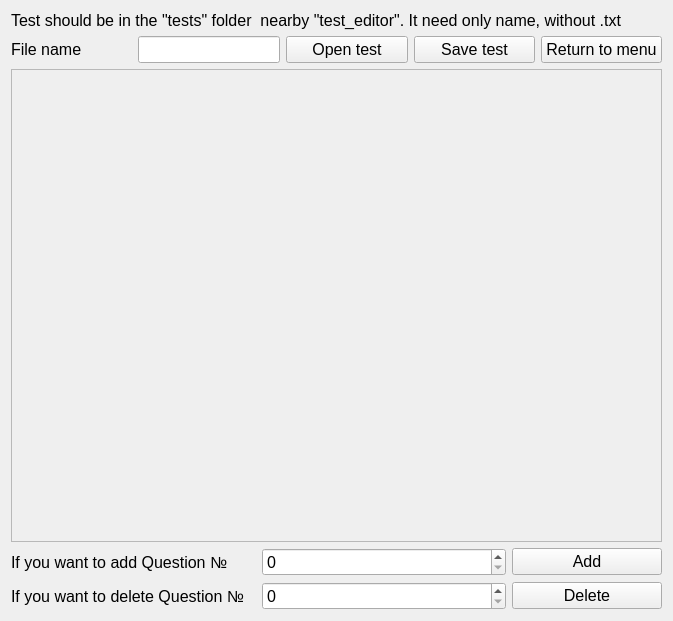
<?xml version="1.0" encoding="UTF-8"?>
<ui version="4.0">
 <class>change_test</class>
 <widget class="QWidget" name="change_test">
  <property name="geometry">
   <rect>
    <x>0</x>
    <y>0</y>
    <width>673</width>
    <height>621</height>
   </rect>
  </property>
  <property name="windowTitle">
   <string>Form</string>
  </property>
  <layout class="QGridLayout" name="gridLayout">
   <item row="0" column="0">
    <widget class="QLabel" name="label_2">
     <property name="font">
      <font>
       <pointsize>12</pointsize>
      </font>
     </property>
     <property name="text">
      <string>Test should be in the &quot;tests&quot; folder  nearby &quot;test_editor&quot;. It need only name, without .txt</string>
     </property>
    </widget>
   </item>
   <item row="1" column="0">
    <layout class="QHBoxLayout" name="horizontalLayout">
     <item>
      <widget class="QLabel" name="label">
       <property name="font">
        <font>
         <pointsize>12</pointsize>
        </font>
       </property>
       <property name="text">
        <string>File name</string>
       </property>
      </widget>
     </item>
     <item>
      <widget class="QLineEdit" name="Title_Edit">
       <property name="sizePolicy">
        <sizepolicy hsizetype="Preferred" vsizetype="Preferred">
         <horstretch>0</horstretch>
         <verstretch>0</verstretch>
        </sizepolicy>
       </property>
       <property name="font">
        <font>
         <pointsize>12</pointsize>
        </font>
       </property>
      </widget>
     </item>
     <item>
      <widget class="QPushButton" name="open_Button">
       <property name="sizePolicy">
        <sizepolicy hsizetype="Preferred" vsizetype="Preferred">
         <horstretch>0</horstretch>
         <verstretch>0</verstretch>
        </sizepolicy>
       </property>
       <property name="font">
        <font>
         <pointsize>12</pointsize>
        </font>
       </property>
       <property name="text">
        <string>Open test</string>
       </property>
      </widget>
     </item>
     <item>
      <widget class="QPushButton" name="save_Button">
       <property name="sizePolicy">
        <sizepolicy hsizetype="Preferred" vsizetype="Preferred">
         <horstretch>0</horstretch>
         <verstretch>0</verstretch>
        </sizepolicy>
       </property>
       <property name="font">
        <font>
         <pointsize>12</pointsize>
        </font>
       </property>
       <property name="text">
        <string>Save test</string>
       </property>
      </widget>
     </item>
     <item>
      <widget class="QPushButton" name="return_menu_Button">
       <property name="sizePolicy">
        <sizepolicy hsizetype="Preferred" vsizetype="Preferred">
         <horstretch>0</horstretch>
         <verstretch>0</verstretch>
        </sizepolicy>
       </property>
       <property name="font">
        <font>
         <pointsize>12</pointsize>
        </font>
       </property>
       <property name="text">
        <string>Return to menu</string>
       </property>
      </widget>
     </item>
    </layout>
   </item>
   <item row="2" column="0">
    <widget class="QScrollArea" name="scrollArea">
     <property name="widgetResizable">
      <bool>true</bool>
     </property>
     <widget class="QWidget" name="scrollAreaWidgetContents">
      <property name="geometry">
       <rect>
        <x>0</x>
        <y>0</y>
        <width>653</width>
        <height>457</height>
       </rect>
      </property>
     </widget>
    </widget>
   </item>
   <item row="3" column="0">
    <layout class="QHBoxLayout" name="horizontalLayout_2">
     <item>
      <widget class="QLabel" name="label_3">
       <property name="font">
        <font>
         <pointsize>12</pointsize>
        </font>
       </property>
       <property name="text">
        <string>If you want to add Question №</string>
       </property>
      </widget>
     </item>
     <item>
      <widget class="QSpinBox" name="spinBox">
       <property name="sizePolicy">
        <sizepolicy hsizetype="Minimum" vsizetype="Fixed">
         <horstretch>0</horstretch>
         <verstretch>0</verstretch>
        </sizepolicy>
       </property>
       <property name="font">
        <font>
         <pointsize>12</pointsize>
        </font>
       </property>
      </widget>
     </item>
     <item>
      <widget class="QPushButton" name="Add_question">
       <property name="enabled">
        <bool>true</bool>
       </property>
       <property name="sizePolicy">
        <sizepolicy hsizetype="Fixed" vsizetype="Fixed">
         <horstretch>0</horstretch>
         <verstretch>0</verstretch>
        </sizepolicy>
       </property>
       <property name="minimumSize">
        <size>
         <width>150</width>
         <height>0</height>
        </size>
       </property>
       <property name="font">
        <font>
         <pointsize>12</pointsize>
        </font>
       </property>
       <property name="text">
        <string>Add</string>
       </property>
      </widget>
     </item>
    </layout>
   </item>
   <item row="4" column="0">
    <layout class="QHBoxLayout" name="horizontalLayout_3">
     <item>
      <widget class="QLabel" name="label_4">
       <property name="font">
        <font>
         <pointsize>12</pointsize>
        </font>
       </property>
       <property name="text">
        <string>If you want to delete Question №</string>
       </property>
      </widget>
     </item>
     <item>
      <widget class="QSpinBox" name="spinBox_2">
       <property name="font">
        <font>
         <pointsize>12</pointsize>
        </font>
       </property>
      </widget>
     </item>
     <item>
      <widget class="QPushButton" name="Delete_question">
       <property name="sizePolicy">
        <sizepolicy hsizetype="Fixed" vsizetype="Fixed">
         <horstretch>0</horstretch>
         <verstretch>0</verstretch>
        </sizepolicy>
       </property>
       <property name="minimumSize">
        <size>
         <width>150</width>
         <height>0</height>
        </size>
       </property>
       <property name="font">
        <font>
         <pointsize>12</pointsize>
        </font>
       </property>
       <property name="text">
        <string>Delete</string>
       </property>
      </widget>
     </item>
    </layout>
   </item>
  </layout>
 </widget>
 <resources/>
 <connections/>
</ui>
